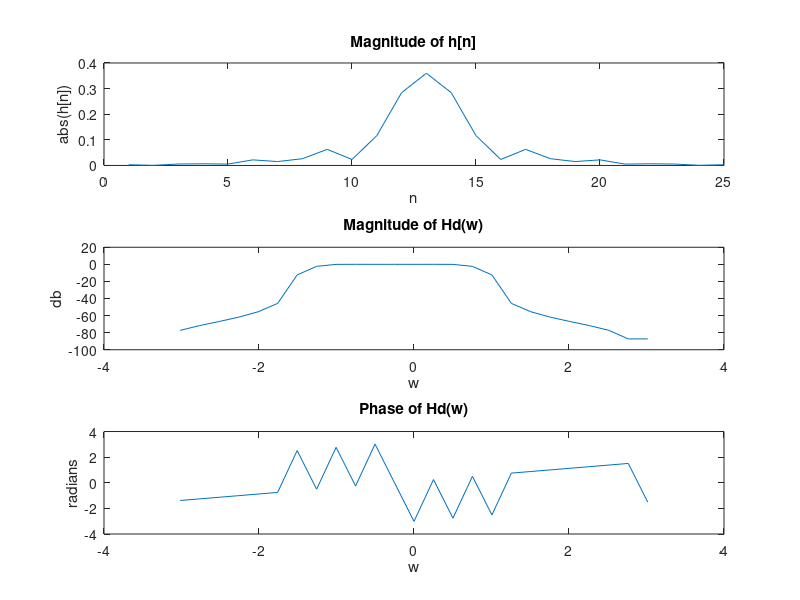

Write MATLAB code to recreate this figure.
N = 25;
M = (N-1)/2;
w = fftshift((0:N-1)/N*2*pi); % 1. define omega as you would for FFT
w(1:N/2) = w(1:N/2) - 2*pi;   %
i=sqrt(-1);
for j=1:N
    if(abs(w(j)) < pi/3), % 2.
        g_w(j) = 1 * exp(-i*M*w(j)); 
    else
        g_w(j) = 0;
    end
end

g_n = ifft(fftshift(g_w)); % 3. find g[n], should be shifted
w_n = hamming(N)'; % window (transposed)
h_n = g_n .* w_n;% h_n is impulse response
figure;
subplot(311);
plot(abs(h_n));
title('Magnitude of h[n]');
xlabel('n');
ylabel('abs(h[n])');
subplot(312);
plot(w,mag2db(abs(fftshift(fft(h_n)))));
title('Magnitude of Hd(w)');
xlabel('w');
ylabel('db');
subplot(313);
plot(w,angle(fftshift(fft(h_n))));
title('Phase of Hd(w)');
xlabel('w');
ylabel('radians');



